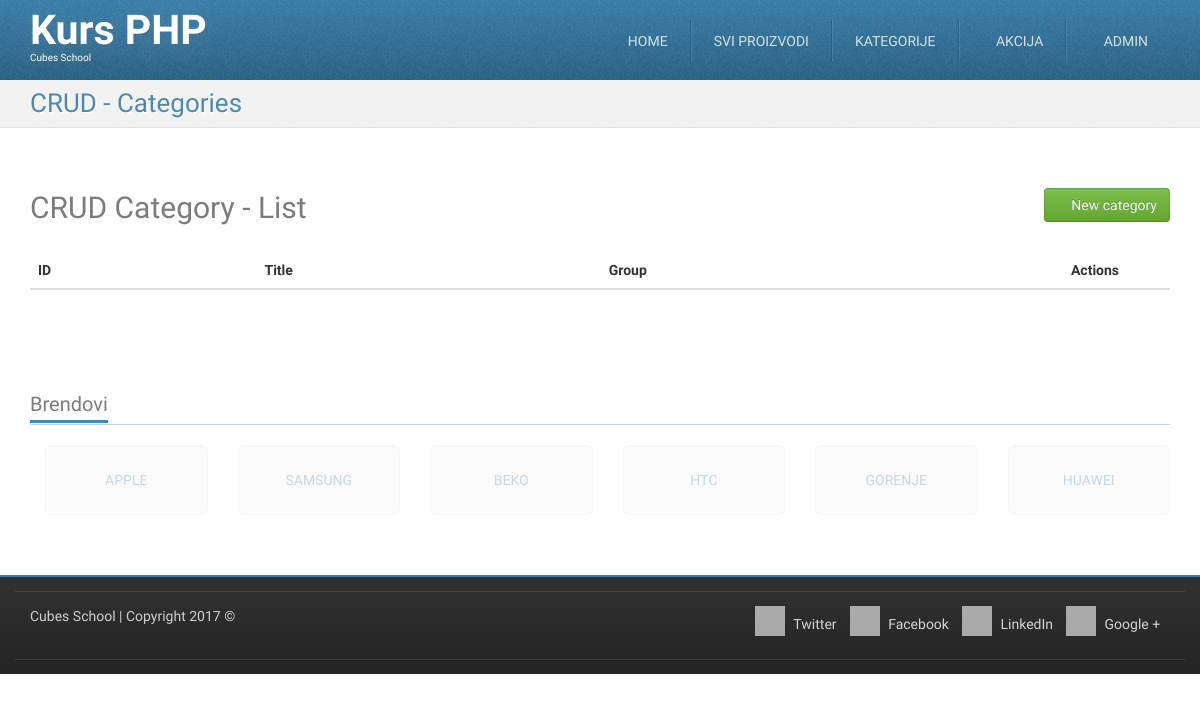
Before: /crud-category-list.php (signed in) with the older database file.
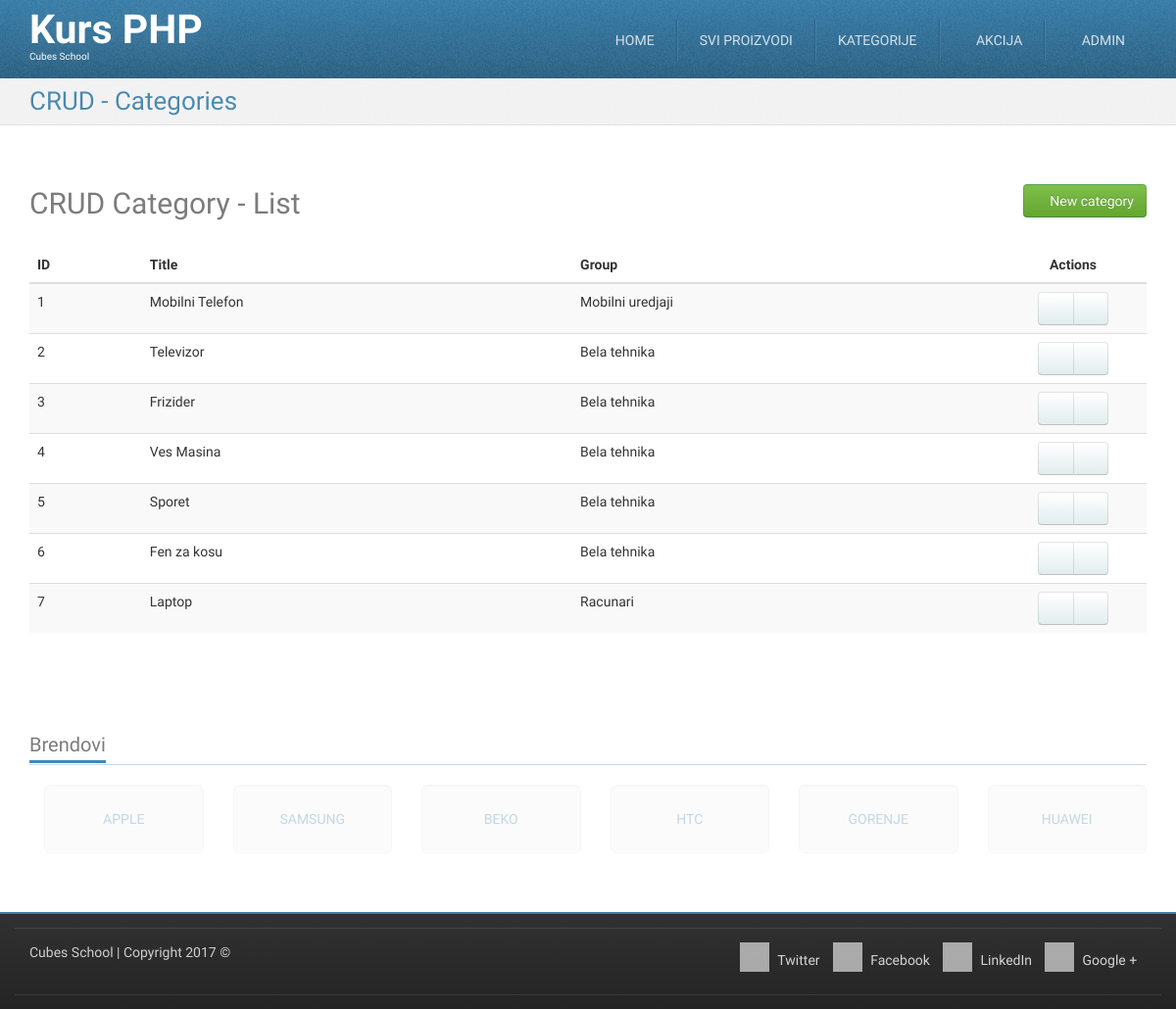
After: the same page with the newer database file.
### tables this page shows
CREATE TABLE `categories` (
  `id` int(11) NOT NULL,
  `title` char(20) NOT NULL,
  `description` longtext NOT NULL,
  `group_id` int(11) NOT NULL
);

CREATE TABLE `groups` (
  `id` int(11) NOT NULL,
  `title` varchar(255) NOT NULL
);

### crud-category-list.php (called while the page is built, shortened)
<?php
require_once __DIR__ . '/models/m_categories.php';
$categories = categoriesFetchAll();
require_once __DIR__ . '/views/layout/header.php';
require_once __DIR__ . '/views/templates/t_crud-category-list.php';
require_once __DIR__ . '/views/layout/footer.php';

### models/m_categories.php (called while the page is built, shortened)
<?php
require_once __DIR__ . '/m_database.php';
function categoriesFetchAll() {
	$query = "SELECT `categories`.*, `groups`.`title` AS group_title "
			. "FROM `categories` "
			. "LEFT JOIN `groups` ON `categories`.`group_id` = `groups`.`id`";
	return dbFetchAll($query);
}

### models/m_database.php (called while the page is built, shortened)
<?php
function dbGetLink() {
	static $link;
	if (!isset($link)) {
		$link = mysqli_connect('127.0.0.1', 'cubes', 'cubes', 'cubes-php-mysql');
	}
	return $link;
}
function dbQuery($query) {
	$link = dbGetLink();
	$result = mysqli_query($link, $query);
	return $result;
}
function dbFetchAll($query) {
	$result = dbQuery($query);
	return mysqli_fetch_all($result, MYSQLI_ASSOC);
}

### views/templates/t_crud-category-list.php (the view)
<div id="highlighted">
	<div class="container">
		<div class="header">
			<h2 class="page-title">
				<span>CRUD - Categories</span>
			</h2>
		</div>
	</div>
</div>
<div id="content">
	<div class="container portfolio">
		<div class="row">
			<div class="col-md-12">
				<h2>
					CRUD Category - List
					<a href="/crud-category-insert.php" class="pull-right btn btn-success">
						<i class="fa fa-plus-circle"></i>
						New category
					</a>
				</h2>
			</div>
		</div>
		<div class="row">
			<div class="col-md-12">
				<table class="table table-striped table-hover">
					<thead>
						<tr>
							<th>ID</th>
							<th>Title</th>
							<th>Group</th>
							<th class="actions text-center">Actions</th>
						</tr>
					</thead>
					<tbody>
						<?php foreach ($categories as $category) {?>
						<tr>
							<td>
								<?php echo htmlspecialchars($category['id']);?>
							</td>
							<td>
								<?php echo htmlspecialchars($category['title']);?>
							</td>
							<td>
								<?php echo htmlspecialchars($category['group_title']);?>
							</td>
							<td class="text-center">
								<div class="btn-group">
									<a href="/crud-category-edit.php?id=<?php echo htmlspecialchars($category['id']);?>" class="btn btn-default"><i class="fa fa-pencil"></i></a>
									<a href="/crud-category-delete.php?id=<?php echo htmlspecialchars($category['id']);?>" class="btn btn-default"><i class="fa fa-trash"></i></a>
								</div>
							</td>
						</tr>
						<?php }?>
					</tbody>
				</table>
			</div>
		</div>
	</div>
</div>

Changed rows visible on the page:
added categories: id "1", title "Mobilni Telefon", group.title "Mobilni uredjaji"
added categories: id "2", title "Televizor", group.title "Bela tehnika"
added categories: id "3", title "Frizider", group.title "Bela tehnika"
added categories: id "4", title "Ves Masina", group.title "Bela tehnika"
added categories: id "5", title "Sporet", group.title "Bela tehnika"
added categories: id "6", title "Fen za kosu", group.title "Bela tehnika"
added categories: id "7", title "Laptop", group.title "Racunari"
